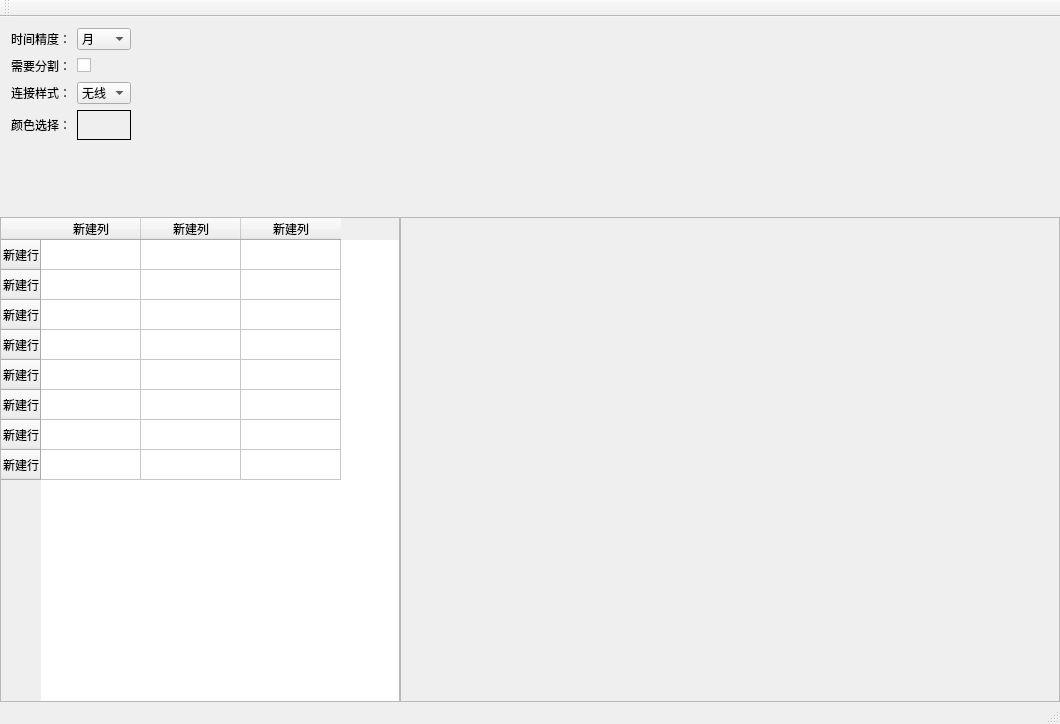
<?xml version="1.0" encoding="UTF-8"?>
<ui version="4.0">
 <class>GanttMelClass</class>
 <widget class="QMainWindow" name="GanttMelClass">
  <property name="geometry">
   <rect>
    <x>0</x>
    <y>0</y>
    <width>1060</width>
    <height>724</height>
   </rect>
  </property>
  <property name="windowTitle">
   <string>GanttMel</string>
  </property>
  <widget class="QWidget" name="centralWidget">
   <layout class="QGridLayout" name="gridLayout">
    <property name="leftMargin">
     <number>0</number>
    </property>
    <property name="topMargin">
     <number>0</number>
    </property>
    <property name="rightMargin">
     <number>0</number>
    </property>
    <property name="bottomMargin">
     <number>0</number>
    </property>
    <property name="spacing">
     <number>0</number>
    </property>
    <item row="1" column="1">
     <widget class="QScrollArea" name="scrollArea">
      <property name="widgetResizable">
       <bool>true</bool>
      </property>
      <widget class="QWidget" name="scrollWgt">
       <property name="geometry">
        <rect>
         <x>0</x>
         <y>0</y>
         <width>658</width>
         <height>465</height>
        </rect>
       </property>
       <property name="minimumSize">
        <size>
         <width>0</width>
         <height>0</height>
        </size>
       </property>
       <layout class="QGridLayout" name="gridLayout_3">
        <property name="leftMargin">
         <number>0</number>
        </property>
        <property name="topMargin">
         <number>0</number>
        </property>
        <property name="rightMargin">
         <number>0</number>
        </property>
        <property name="bottomMargin">
         <number>0</number>
        </property>
        <property name="spacing">
         <number>0</number>
        </property>
        <item row="0" column="0">
         <widget class="GanttCanvasWgt" name="ganttWgt" native="true"/>
        </item>
       </layout>
      </widget>
     </widget>
    </item>
    <item row="1" column="0">
     <widget class="QTableWidget" name="tableWidget">
      <property name="minimumSize">
       <size>
        <width>400</width>
        <height>400</height>
       </size>
      </property>
      <property name="maximumSize">
       <size>
        <width>400</width>
        <height>16777215</height>
       </size>
      </property>
      <attribute name="horizontalHeaderMinimumSectionSize">
       <number>30</number>
      </attribute>
      <attribute name="verticalHeaderMinimumSectionSize">
       <number>30</number>
      </attribute>
      <row>
       <property name="text">
        <string>新建行</string>
       </property>
      </row>
      <row>
       <property name="text">
        <string>新建行</string>
       </property>
      </row>
      <row>
       <property name="text">
        <string>新建行</string>
       </property>
      </row>
      <row>
       <property name="text">
        <string>新建行</string>
       </property>
      </row>
      <row>
       <property name="text">
        <string>新建行</string>
       </property>
      </row>
      <row>
       <property name="text">
        <string>新建行</string>
       </property>
      </row>
      <row>
       <property name="text">
        <string>新建行</string>
       </property>
      </row>
      <row>
       <property name="text">
        <string>新建行</string>
       </property>
      </row>
      <column>
       <property name="text">
        <string>新建列</string>
       </property>
      </column>
      <column>
       <property name="text">
        <string>新建列</string>
       </property>
      </column>
      <column>
       <property name="text">
        <string>新建列</string>
       </property>
      </column>
     </widget>
    </item>
    <item row="0" column="0" colspan="2">
     <widget class="QWidget" name="ToolBarWgt" native="true">
      <property name="minimumSize">
       <size>
        <width>0</width>
        <height>200</height>
       </size>
      </property>
      <property name="maximumSize">
       <size>
        <width>16777215</width>
        <height>200</height>
       </size>
      </property>
      <layout class="QGridLayout" name="gridLayout_2">
       <item row="0" column="0">
        <widget class="QLabel" name="AccuracyTipLbl">
         <property name="text">
          <string>时间精度：</string>
         </property>
        </widget>
       </item>
       <item row="0" column="3">
        <spacer name="horizontalSpacer">
         <property name="orientation">
          <enum>Qt::Horizontal</enum>
         </property>
         <property name="sizeHint" stdset="0">
          <size>
           <width>40</width>
           <height>20</height>
          </size>
         </property>
        </spacer>
       </item>
       <item row="1" column="0">
        <widget class="QLabel" name="DividerTipLbl">
         <property name="text">
          <string>需要分割：</string>
         </property>
        </widget>
       </item>
       <item row="0" column="1">
        <widget class="QComboBox" name="AccuracyCombobox">
         <item>
          <property name="text">
           <string>月</string>
          </property>
         </item>
         <item>
          <property name="text">
           <string>周</string>
          </property>
         </item>
         <item>
          <property name="text">
           <string>天</string>
          </property>
         </item>
        </widget>
       </item>
       <item row="2" column="0">
        <widget class="QLabel" name="ArrowTipLbl">
         <property name="text">
          <string>连接样式：</string>
         </property>
        </widget>
       </item>
       <item row="2" column="3">
        <spacer name="horizontalSpacer_3">
         <property name="orientation">
          <enum>Qt::Horizontal</enum>
         </property>
         <property name="sizeHint" stdset="0">
          <size>
           <width>40</width>
           <height>20</height>
          </size>
         </property>
        </spacer>
       </item>
       <item row="1" column="3">
        <spacer name="horizontalSpacer_2">
         <property name="orientation">
          <enum>Qt::Horizontal</enum>
         </property>
         <property name="sizeHint" stdset="0">
          <size>
           <width>40</width>
           <height>20</height>
          </size>
         </property>
        </spacer>
       </item>
       <item row="1" column="1">
        <widget class="QCheckBox" name="DividerCheckBox">
         <property name="text">
          <string/>
         </property>
        </widget>
       </item>
       <item row="2" column="1">
        <widget class="QComboBox" name="ArrowCombobox">
         <item>
          <property name="text">
           <string>无线</string>
          </property>
         </item>
         <item>
          <property name="text">
           <string>直线</string>
          </property>
         </item>
         <item>
          <property name="text">
           <string>折线</string>
          </property>
         </item>
        </widget>
       </item>
       <item row="4" column="0">
        <spacer name="verticalSpacer">
         <property name="orientation">
          <enum>Qt::Vertical</enum>
         </property>
         <property name="sizeHint" stdset="0">
          <size>
           <width>20</width>
           <height>40</height>
          </size>
         </property>
        </spacer>
       </item>
       <item row="3" column="0">
        <widget class="QLabel" name="TaskBgColorTIp">
         <property name="text">
          <string>颜色选择：</string>
         </property>
        </widget>
       </item>
       <item row="3" column="1">
        <widget class="QPushButton" name="TaskBgColorBtn">
         <property name="minimumSize">
          <size>
           <width>0</width>
           <height>30</height>
          </size>
         </property>
         <property name="styleSheet">
          <string notr="true">border:1px solid;</string>
         </property>
         <property name="text">
          <string/>
         </property>
        </widget>
       </item>
       <item row="3" column="3">
        <spacer name="horizontalSpacer_4">
         <property name="orientation">
          <enum>Qt::Horizontal</enum>
         </property>
         <property name="sizeHint" stdset="0">
          <size>
           <width>40</width>
           <height>20</height>
          </size>
         </property>
        </spacer>
       </item>
      </layout>
     </widget>
    </item>
   </layout>
  </widget>
  <widget class="QMenuBar" name="menuBar">
   <property name="geometry">
    <rect>
     <x>0</x>
     <y>0</y>
     <width>1060</width>
     <height>23</height>
    </rect>
   </property>
  </widget>
  <widget class="QToolBar" name="mainToolBar">
   <attribute name="toolBarArea">
    <enum>TopToolBarArea</enum>
   </attribute>
   <attribute name="toolBarBreak">
    <bool>false</bool>
   </attribute>
  </widget>
  <widget class="QStatusBar" name="statusBar"/>
 </widget>
 <layoutdefault spacing="6" margin="11"/>
 <customwidgets>
  <customwidget>
   <class>GanttCanvasWgt</class>
   <extends>QWidget</extends>
   <header>ganttcanvaswgt.h</header>
   <container>1</container>
  </customwidget>
 </customwidgets>
 <resources>
  <include location="ganttmel.qrc"/>
 </resources>
 <connections/>
</ui>
